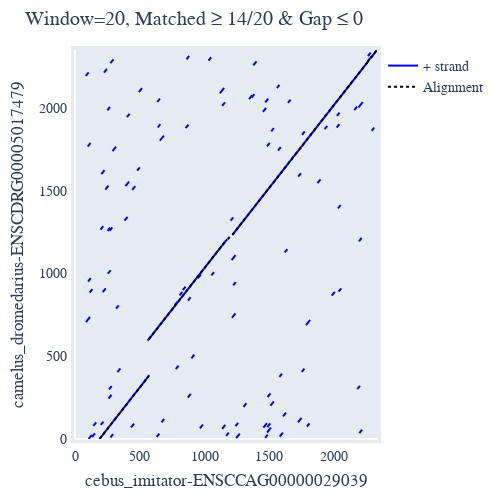

Write notebook code for a chart like this one.
### Code cell
mafft_seqs_aligned = get_mafft_aligned_seq(path)
mafft_seqs_aligned.dotplot(name1 = 'cebus_imitator-ENSCCAG00000029039', name2 = 'camelus_dromedarius-ENSCDRG00005017479')

### Figure 1 — Plotly figure (JSON) as saved in the notebook; plotly's stock layout.template omitted (floating-point values rounded to 4 significant figures; data arrays with more than 128 entries replaced by an {"elided": "..."} marker saying what was removed)
{"data": [{"line": {"color": "blue"}, "mode": "lines", "name": "+ strand", "showlegend": true, "type": "scatter", "x": {"elided": "317 int values"}, "xaxis": "x", "y": {"elided": "317 int values"}, "yaxis": "y"}, {"line": {"color": "black", "dash": "dot"}, "mode": "lines", "name": "Alignment", "showlegend": true, "type": "scatter", "x": [189.2, 569.2, null, 570.2, 1172.0, null, 1179.0, 1205.0, null, 1215.0, 2258.0, null, 2283.0, 2330.0, null, 2259.0, 2279.0], "xaxis": "x", "y": [0, 380, null, 603, 1205, null, 1206, 1232, null, 1233, 2276, null, 2301, 2348, null, 2280, 2300], "yaxis": "y"}], "layout": {"autosize": false, "font": {"family": "Balto", "size": 14}, "height": 503.9, "hovermode": "closest", "margin": {"b": 50, "l": 50, "pad": 4, "r": 50, "t": 50}, "showlegend": true, "title": {"text": "Window=20, Matched ≥ 14/20 & Gap ≤ 0"}, "width": 500, "xaxis": {"mirror": true, "range": [0, 2331], "showgrid": false, "showline": true, "title": {"text": "cebus_imitator-ENSCCAG00000029039"}, "visible": true}, "yaxis": {"mirror": true, "range": [0, 2349], "showgrid": false, "showline": true, "title": {"text": "camelus_dromedarius-ENSCDRG00005017479"}, "visible": true}}}
